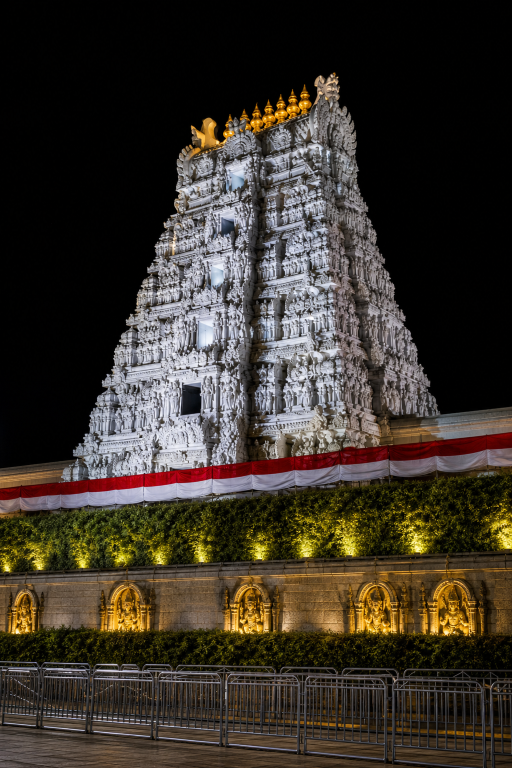
#> input picture assets/stills/gopuram-hq-hero.png, 1024 x 1536 px, found by its file name (shown at 1/2 size)
$ python enhance_gopuram.py
#> lines starting #> are read from the running program, lines starting #| are printed output that depends on the picture
#!/usr/bin/env python3
"""Museum-grade night-photo finish for the Tirumala gopuram stills."""

from __future__ import annotations

from pathlib import Path

import numpy as np
from PIL import Image, ImageEnhance, ImageFilter
from scipy.ndimage import gaussian_filter

ROOT = Path("/workspace")
SRC_DIR = Path("/opt/cursor/artifacts/assets")
OUT_DIR = ROOT / "assets" / "enhanced"
ART = Path("/opt/cursor/artifacts")


def to_f(im: Image.Image) -> np.ndarray:
    return np.asarray(im.convert("RGB"), dtype=np.float32) / 255.0


def to_img(arr: np.ndarray) -> Image.Image:
    return Image.fromarray(np.clip(arr * 255.0, 0, 255).astype(np.uint8), "RGB")


def luma(rgb: np.ndarray) -> np.ndarray:
    return 0.2126 * rgb[..., 0] + 0.7152 * rgb[..., 1] + 0.0722 * rgb[..., 2]


def s_curve(x: np.ndarray, contrast: float = 1.18) -> np.ndarray:
    # contrast around mid-gray via smoothstep-ish power
    x = np.clip(x, 0, 1)
    return np.clip(0.5 + (x - 0.5) * contrast, 0, 1)


def crush_blacks(rgb: np.ndarray, floor: float = 0.018, gamma: float = 0.92) -> np.ndarray:
    y = luma(rgb)
    sky = np.clip((0.12 - y) / 0.12, 0, 1)[..., None]
    # near-black sky: denoise toward pure night
    night = np.array([0.004, 0.006, 0.012], dtype=np.float32)
    rgb = rgb * (1 - sky * 0.92) + night * (sky * 0.92)
    rgb = np.clip(rgb, 0, 1)
    rgb = np.power(np.maximum(rgb, 1e-6), gamma)
    rgb = np.clip((rgb - floor) / (1 - floor), 0, 1)
    return rgb


def warm_golds(rgb: np.ndarray) -> np.ndarray:
    y = luma(rgb)
    r, g, b = rgb[..., 0], rgb[..., 1], rgb[..., 2]
    gold = np.clip((r - b) * 2.2, 0, 1) * np.clip(y * 1.4, 0, 1)
    gold = gold[..., None]
    boost = np.array([1.10, 0.98, 0.72], dtype=np.float32)
    rgb = rgb * (1 - gold * 0.35) + (rgb * boost) * (gold * 0.35)
    return np.clip(rgb, 0, 1)


def cool_stone(rgb: np.ndarray) -> np.ndarray:
    y = luma(rgb)
    r, g, b = rgb[..., 0], rgb[..., 1], rgb[..., 2]
    # bright near-neutral stone -> slightly cooler, cleaner white
    sat = np.maximum(np.maximum(r, g), b) - np.minimum(np.minimum(r, g), b)
    stone = np.clip((y - 0.35) * 2.4, 0, 1) * np.clip(1.0 - sat * 3.5, 0, 1)
    stone = stone[..., None]
    cool = rgb.copy()
    cool[..., 0] *= 0.97
    cool[..., 2] = np.clip(cool[..., 2] * 1.06, 0, 1)
    return np.clip(rgb * (1 - stone * 0.45) + cool * (stone * 0.45), 0, 1)


def bloom(rgb: np.ndarray, thresh: float = 0.72, sigma: float = 9.0, amount: float = 0.28) -> np.ndarray:
    y = luma(rgb)
    mask = np.clip((y - thresh) / (1 - thresh), 0, 1)[..., None]
    lights = rgb * mask
    glow = np.empty_like(rgb)
    for c in range(3):
        glow[..., c] = gaussian_filter(lights[..., c], sigma=sigma)
    # screen
    out = 1 - (1 - rgb) * (1 - glow * amount)
    return np.clip(out, 0, 1)


def unsharp(rgb: np.ndarray, radius: float = 1.15, amount: float = 0.85, threshold: float = 0.012) -> np.ndarray:
    blur = np.empty_like(rgb)
    for c in range(3):
        blur[..., c] = gaussian_filter(rgb[..., c], sigma=radius)
    detail = rgb - blur
    y = luma(rgb)
    # less sharpening in the sky
    w = np.clip((y - 0.08) / 0.25, 0, 1)[..., None]
    apply = (np.abs(detail).mean(axis=2, keepdims=True) > threshold).astype(np.float32)
    return np.clip(rgb + detail * amount * w * apply, 0, 1)


def vignette(rgb: np.ndarray, strength: float = 0.22) -> np.ndarray:
    h, w = rgb.shape[:2]
    ys, xs = np.mgrid[0:h, 0:w]
    cy, cx = h / 2.05, w / 2.0
    r = np.sqrt(((xs - cx) / (w * 0.78)) ** 2 + ((ys - cy) / (h * 0.82)) ** 2)
    v = np.clip(1.0 - strength * np.clip(r - 0.55, 0, 1) ** 1.4, 0.62, 1.0)
    return np.clip(rgb * v[..., None], 0, 1)


def enhance(path: Path, scale: float = 2.25) -> Image.Image:
    im = Image.open(path).convert("RGB")
    nw, nh = int(im.width * scale), int(im.height * scale)
    # even dimensions for video-friendly stills
    nw -= nw % 2
    nh -= nh % 2
    im = im.resize((nw, nh), Image.Resampling.LANCZOS)
    im = im.filter(ImageFilter.MedianFilter(size=3))
    rgb = to_f(im)
    rgb = crush_blacks(rgb)
    rgb = cool_stone(rgb)
    rgb = warm_golds(rgb)
    rgb = s_curve(rgb, 1.16)
    rgb = bloom(rgb, thresh=0.68, sigma=max(6.0, nw / 220), amount=0.32)
    rgb = unsharp(rgb, radius=1.05, amount=0.78)
    rgb = vignette(rgb, 0.18)
    out = to_img(rgb)
    out = ImageEnhance.Color(out).enhance(1.08)
    out = ImageEnhance.Contrast(out).enhance(1.04)
    out = ImageEnhance.Sharpness(out).enhance(1.12)
    return out


def save(im: Image.Image, stem: str) -> None:
    OUT_DIR.mkdir(parents=True, exist_ok=True)
    png = OUT_DIR / f"{stem}.png"
    jpg = OUT_DIR / f"{stem}.jpg"
    im.save(png, "PNG", optimize=True)
    im.save(jpg, "JPEG", quality=95, subsampling=0, optimize=True)
    im.save(ART / f"{stem}.png", "PNG", optimize=True)
    im.save(ART / f"{stem}.jpg", "JPEG", quality=95, subsampling=0, optimize=True)
    print(f"wrote {png} {im.size}  jpg={jpg.stat().st_size/1e6:.1f}MB")


def main() -> None:
    pairs = [
        (SRC_DIR / "gopuram-hq-hero.png", "tirumala-gopuram-night-enhanced"),
        (SRC_DIR / "gopuram-hq-cinematic.png", "tirumala-gopuram-lowangle-enhanced"),
    ]
    for src, stem in pairs:
        print("enhancing", src.name)
        save(enhance(src), stem)
#> in enhance, im is the input picture: PIL image 1024x1536 RGB; mean R, G, B 58.9, 51.7, 42.4
#> in crush_blacks, `sky = np.clip((0.12 - y) / 0.12, 0, 1)[..., None]`:
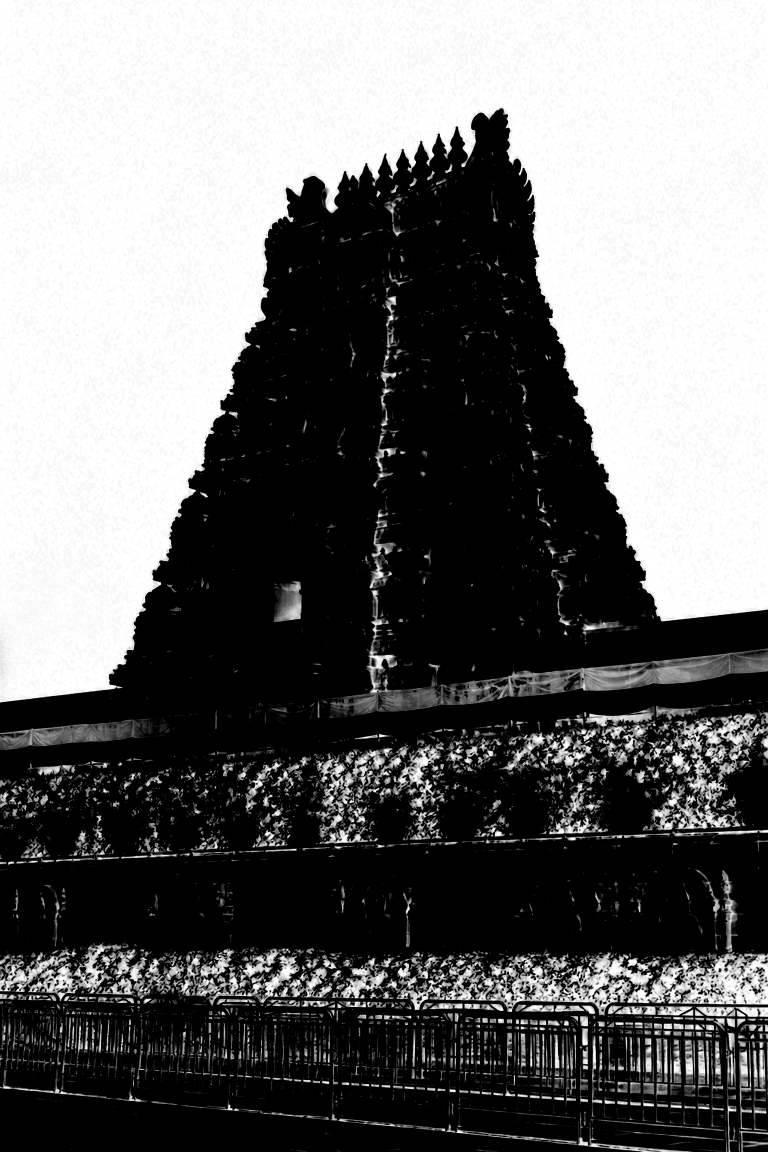
#> sky: shape (3456, 2304, 1) float32 (shown at 1/3 size); min 0, max 1, mean 0.42
#> in cool_stone, `r, g, b = rgb[..., 0], rgb[..., 1], rgb[..., 2]`:
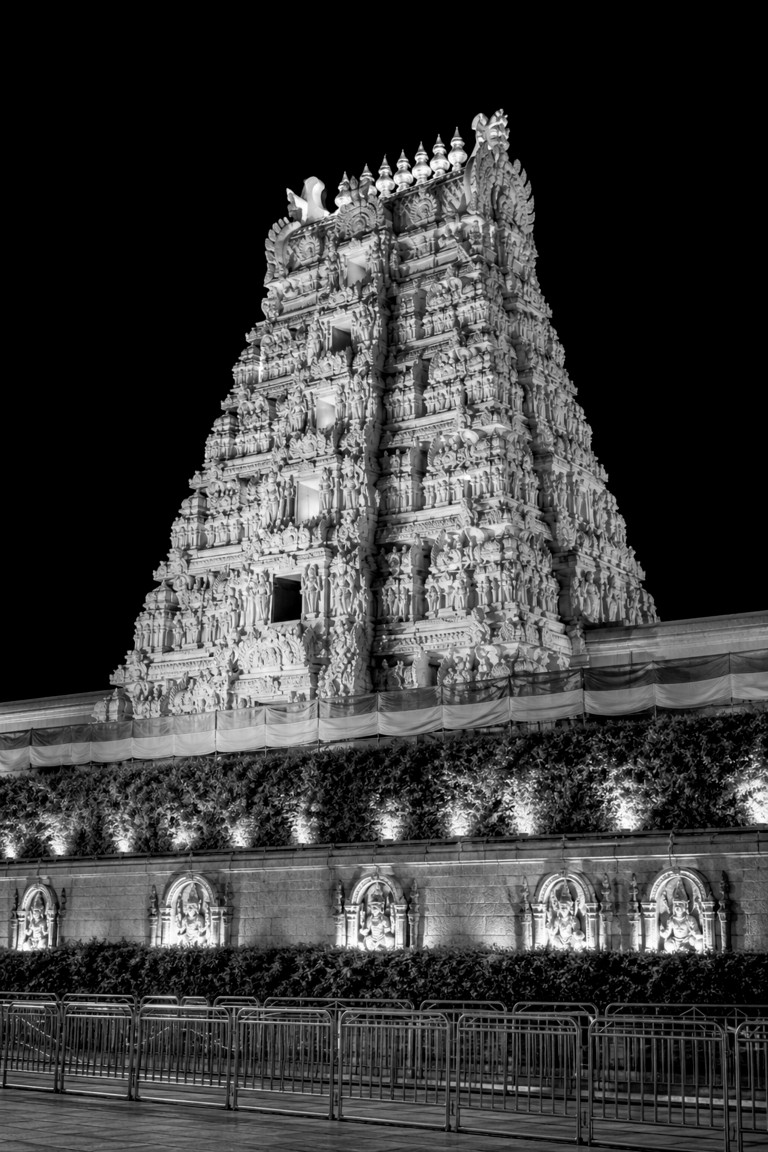
#> r: shape (3456, 2304) float32 (shown at 1/3 size); min 0, max 1, mean 0.235
#> in cool_stone, `r, g, b = rgb[..., 0], rgb[..., 1], rgb[..., 2]`:
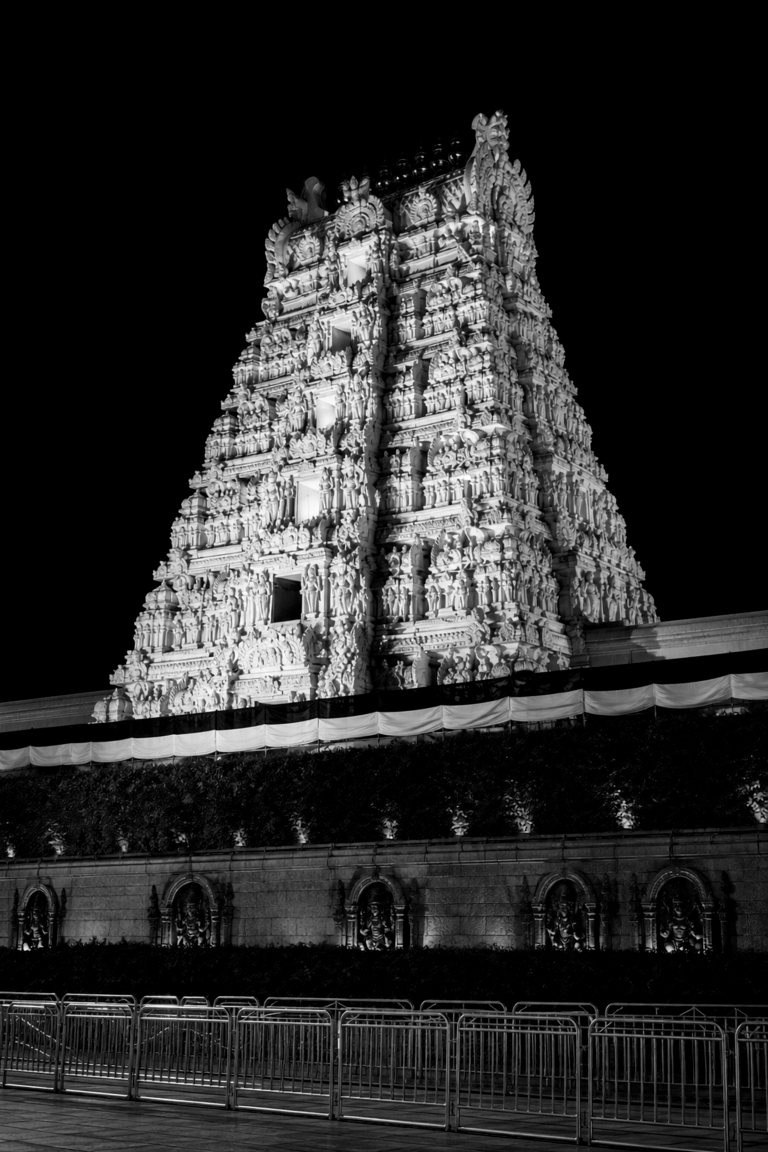
#> b: shape (3456, 2304) float32 (shown at 1/3 size); min 0, max 1, mean 0.17
#> in warm_golds, `gold = np.clip((r - b) * 2.2, 0, 1) * np.clip(y * 1.4, 0, 1)`:
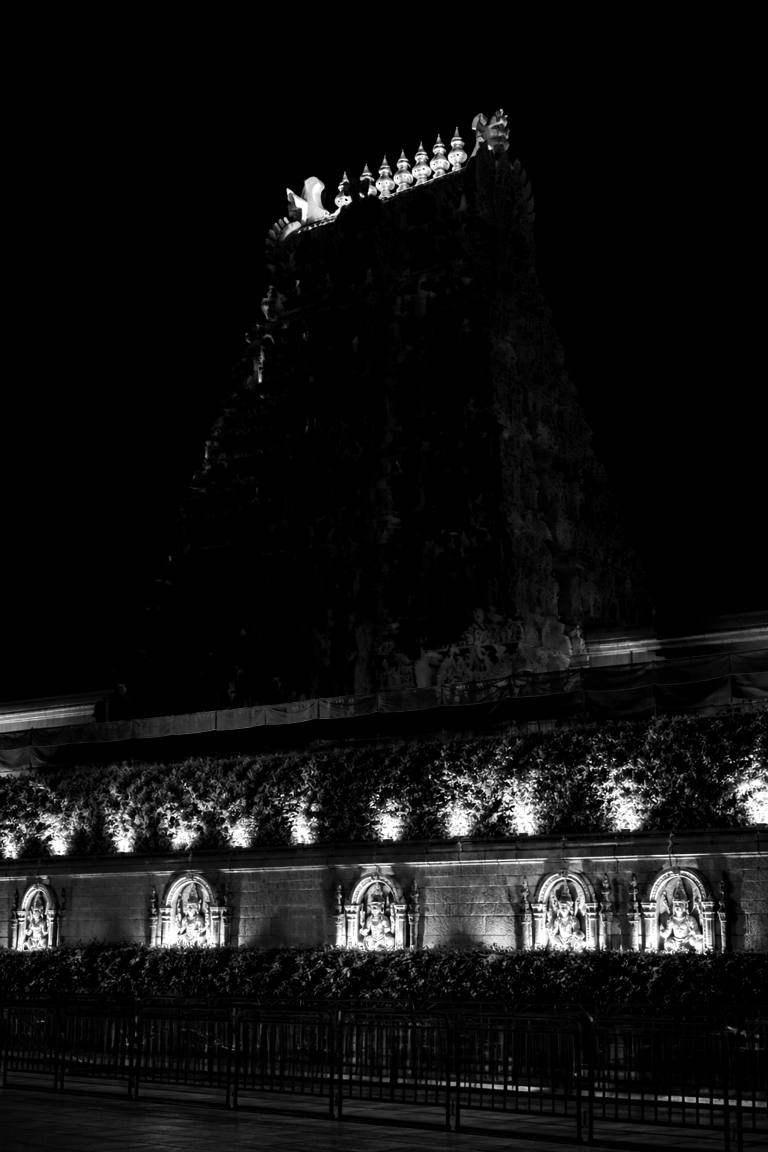
#> gold: shape (3456, 2304) float32 (shown at 1/3 size); min 0, max 1, mean 0.0663
#> in bloom, `mask = np.clip((y - thresh) / (1 - thresh), 0, 1)[..., None]`:
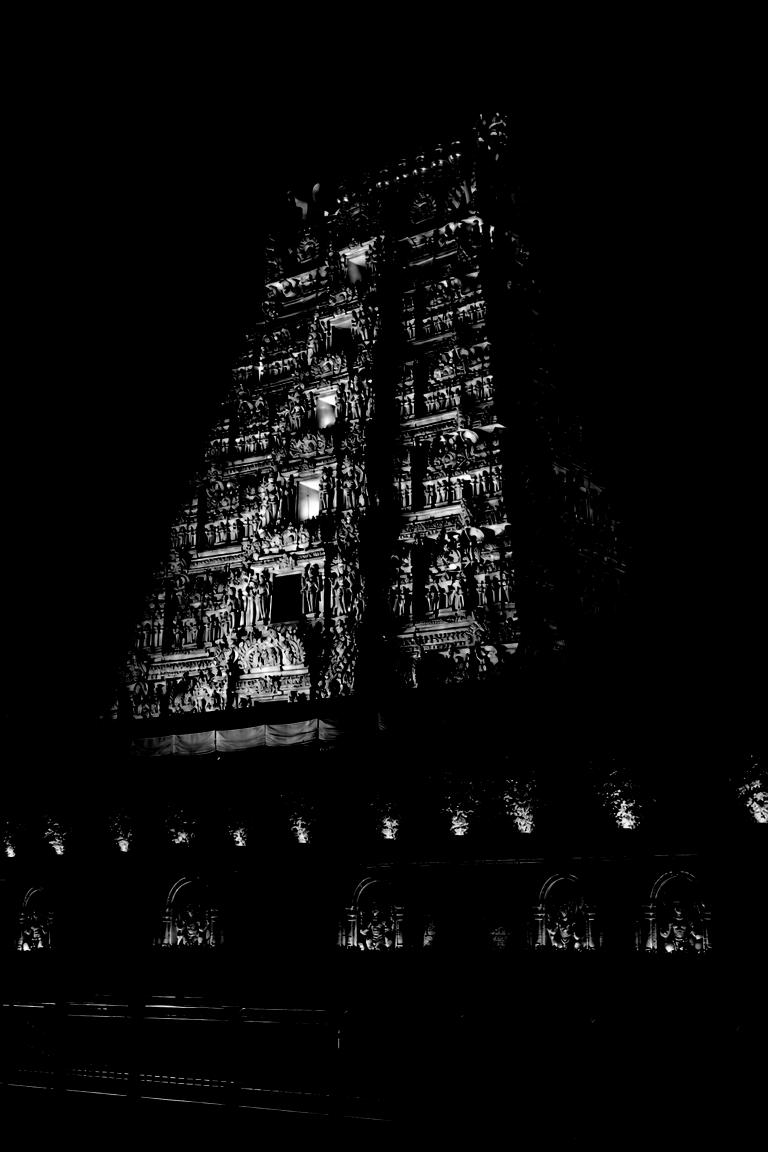
#> mask: shape (3456, 2304, 1) float32 (shown at 1/3 size); min 0, max 1, mean 0.0338


if __name__ == "__main__":
#> (the run stopped early here; a loop or call above may not have finished)
